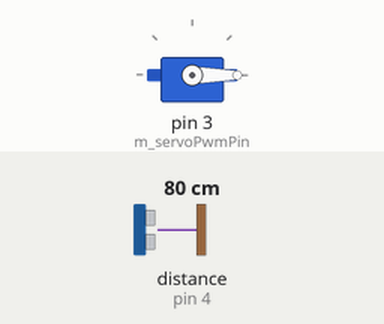
A sketch run on a simulated Arduino Uno, built with avr-gcc and run on an emulated ATmega328P. Parts: servo. The inputs (shaded band) are chosen by the test bench; at power-on: distance to the obstacle (sensor on pin 4) 80 cm. The echo pulse lasts 58.3 µs per cm.

Above: at 5.2 s.
5.3 s: distance to the obstacle (sensor on pin 4) set to 28 cm
6.8 s: distance to the obstacle (sensor on pin 4) set to 23 cm
At 7.9 s:
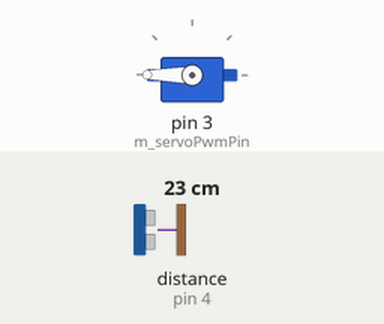
Timing chart, 0 to 9.8 s (numbered marks = the images above; inputs shaded):
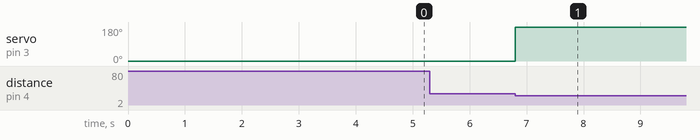

The sketch:

pixegg.ino
```cpp
// pixegg.ino
// Arduino Uno (ATmega328P)

#include "pixegg.h"

Pixegg GetPixegg()
{
    static Pixegg pixegg;
    return pixegg;
}

void setup()
{
    GetPixegg().Start();
}

void loop()
{
    GetPixegg().Loop();
}
```

pixegg.cpp
```cpp
// pixegg.cpp

#include "Pixegg.h"

Pixegg::Pixegg()
    : m_ping(m_params.m_urfTrigPwmPin,
        m_params.m_urfEchoPwmPin,
        m_params.m_maxDistanceCm)
{
}

void Pixegg::Start()
{
    ResetServo();
}

void Pixegg::Loop()
{
    const auto closedCm = m_ping.ping_cm();
    if (closedCm > 10 && closedCm < 25)
    {
        Open();
        int openCm = -1;
        do
        {
            openCm = m_ping.ping_cm();
            delay(1000);
        } while (openCm != 0 && openCm < 30);
        Close();
    }
}

void Pixegg::Close()
{
    ResetServo();
}

void Pixegg::Open()
{
    m_servo.attach(m_params.m_servoPwmPin);
    m_servo.write(m_params.m_torque);
    delay(2000);
    m_servo.detach();
    delay(2000);
}

void Pixegg::ResetServo()
{
    m_servo.attach(m_params.m_servoPwmPin);
    m_servo.write(0);
    delay(2000);
    m_servo.detach();
    delay(2000);
}
```

pixegg.h
```cpp
// pixegg.h
#include <Servo.h>
#include <NewPing.h>

class Pixegg
{
public:
    Pixegg();

    void Start();

    void Loop();

    struct Params
    {
        int m_servoPwmPin = 3;
        int m_urfTrigPwmPin = 2;
        int m_urfEchoPwmPin = 4;
        int m_maxDistanceCm = 200;
        int m_torque = 180;
    } m_params;

private:
    void Close();
    void Open();
    void ResetServo();

    Servo m_servo;
    NewPing m_ping;

};
```

Measured:
- the behaviour switches between 25 and 24 cm on distance to the obstacle (sensor on pin 4) (found by bisection; images 0 and 1)
- after the input at 5.3 s, every drawn part: stays the same
- after the input at 6.8 s, servo on pin 3 (m_servoPwmPin): 0° → 180° at once
